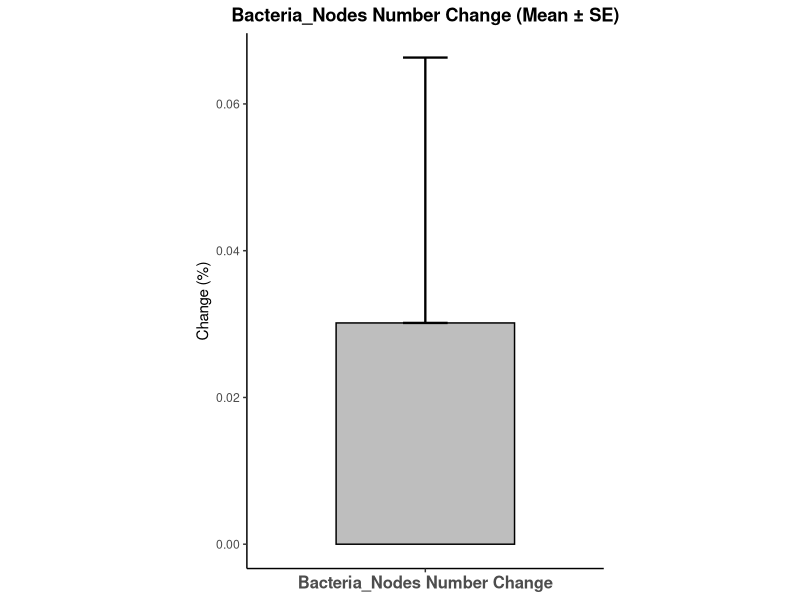
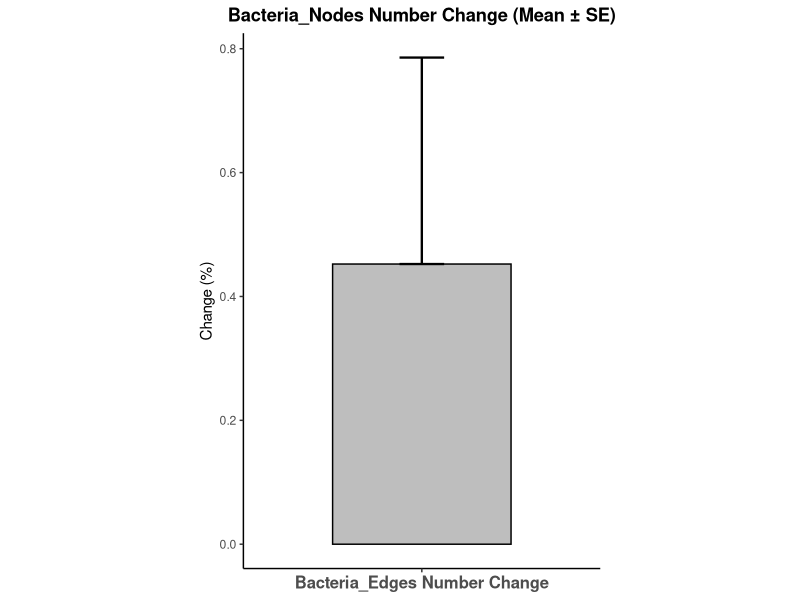
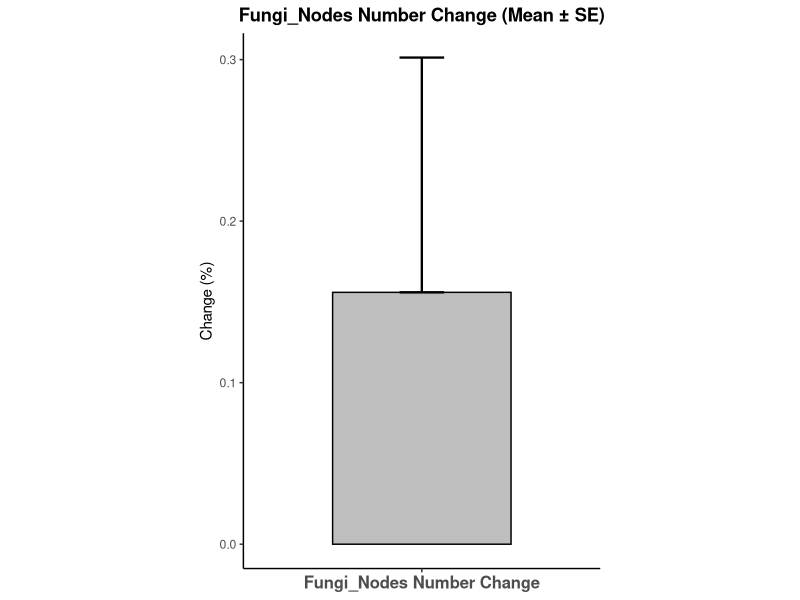
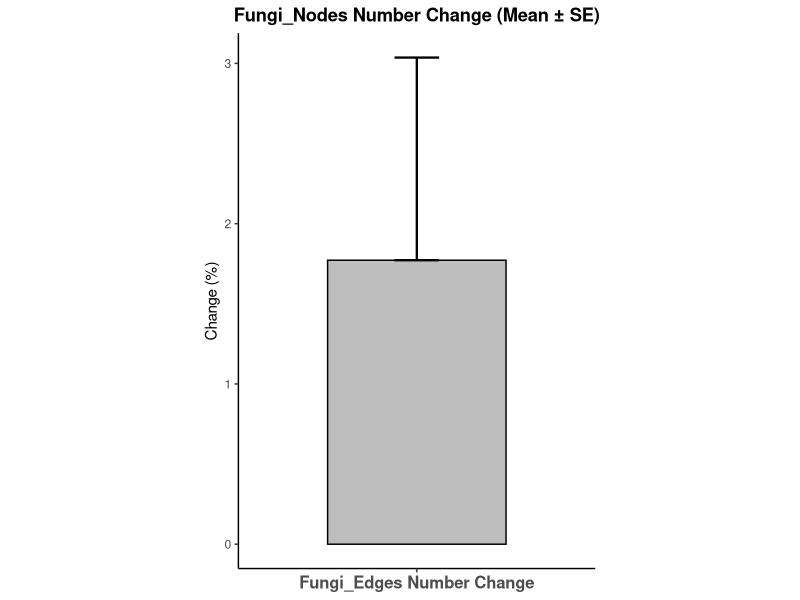
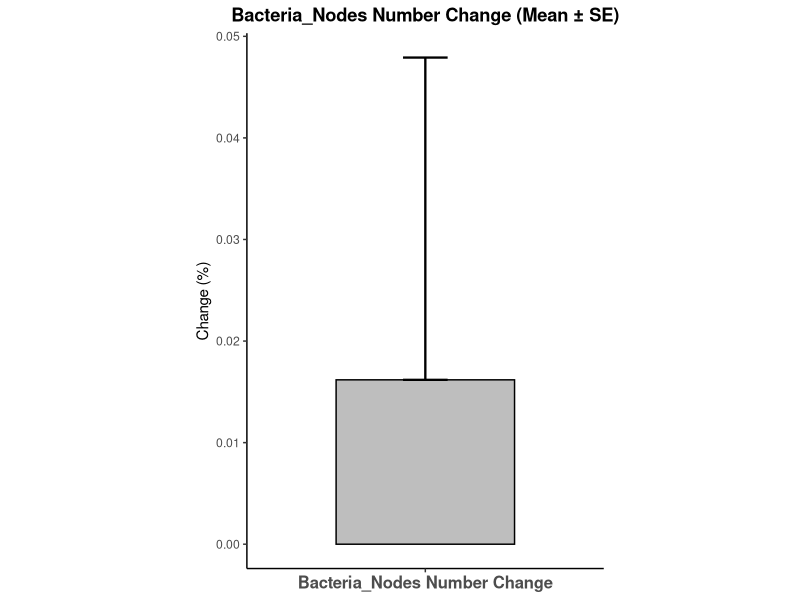
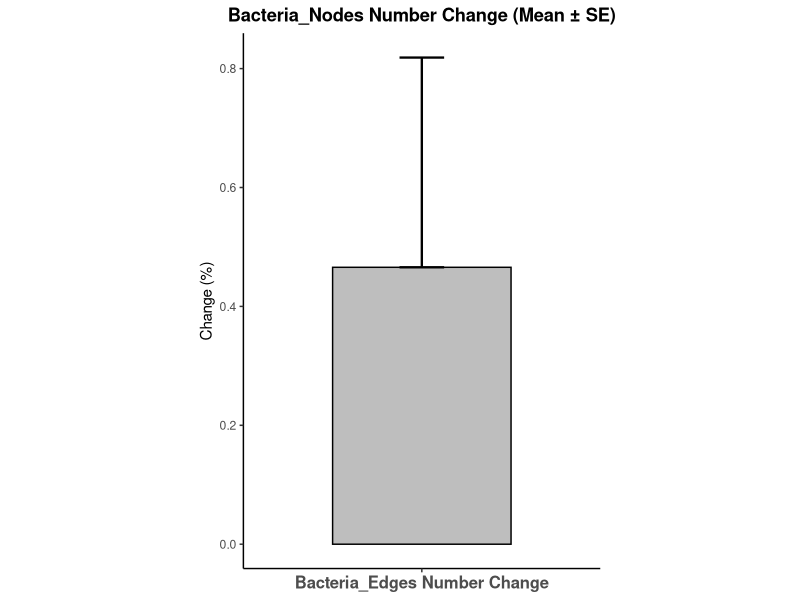
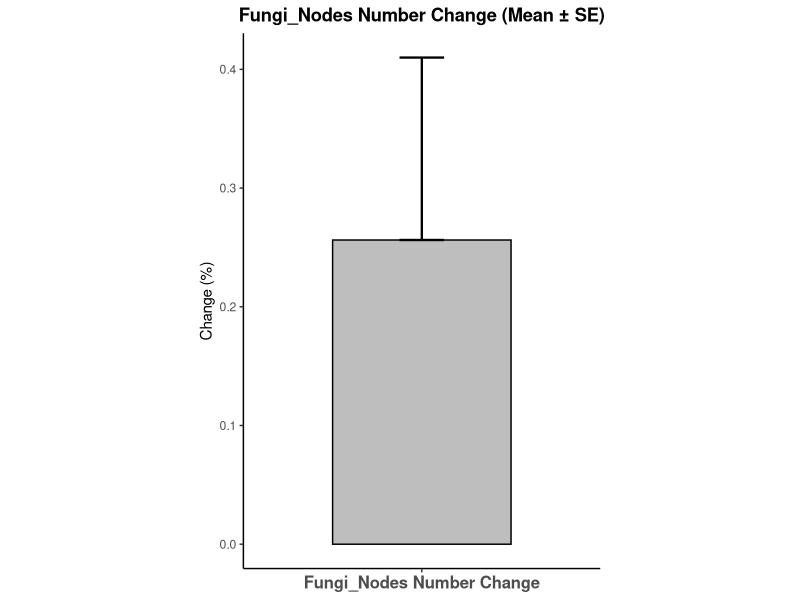
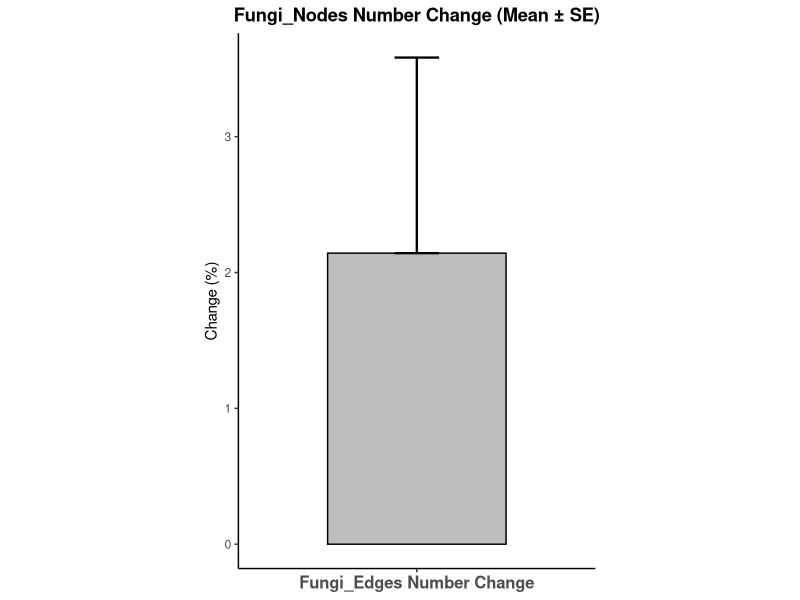

The R script that drew these images, in order:


library(ggplot2)
library(dplyr)

Network_single <- read.table("Network_Single_Only8.txt", header = TRUE, fill = TRUE, stringsAsFactors = FALSE)


# Claculate Mean and SE
summary_data <- Network_single %>%
  summarise(
    Bacteria_mean_nodes = mean(Bacteria_nodes_num_change, na.rm = TRUE),
    Bacteria_se_nodes = sd(Bacteria_nodes_num_change, na.rm = TRUE) / sqrt(sum(!is.na(Bacteria_nodes_num_change))),
    Bacteria_mean_edges = mean(Bacteria_edges_num_change, na.rm = TRUE),
    Bacteria_se_edges = sd(Bacteria_edges_num_change, na.rm = TRUE) / sqrt(sum(!is.na(Bacteria_edges_num_change))),
    Fungi_mean_nodes = mean(Fungi_nodes_num_change, na.rm = TRUE),
    Fungi_se_nodes = sd(Fungi_nodes_num_change, na.rm = TRUE) / sqrt(sum(!is.na(Fungi_nodes_num_change))),
    Fungi_mean_edges = mean(Fungi_edges_num_change, na.rm = TRUE),
    Fungi_se_edges = sd(Fungi_edges_num_change, na.rm = TRUE) / sqrt(sum(!is.na(Fungi_edges_num_change)))
  )

plot_Bacteria_nodes <- data.frame(
  Metric = "Bacteria_Nodes Number Change",
  Mean = summary_data$Bacteria_mean_nodes,
  SE = summary_data$Bacteria_se_nodes
)

plot_Bacteria_edges <- data.frame(
  Metric = "Bacteria_Edges Number Change",
  Mean = summary_data$Bacteria_mean_edges,
  SE = summary_data$Bacteria_se_edges
)

plot_Fungi_nodes <- data.frame(
  Metric = "Fungi_Nodes Number Change",
  Mean = summary_data$Fungi_mean_nodes,
  SE = summary_data$Fungi_se_nodes
)

plot_Fungi_edges <- data.frame(
  Metric = "Fungi_Edges Number Change",
  Mean = summary_data$Fungi_mean_edges,
  SE = summary_data$Fungi_se_edges
)


p1 <- ggplot(plot_Bacteria_nodes, aes(x = Metric, y = Mean)) +
  geom_col(fill = "grey", width = 0.6, color = "black") + 
  geom_errorbar(aes(ymin = Mean, ymax = Mean + SE),
                width = 0.15, linewidth = 0.8) +
  theme_classic() +
  labs(title = "Bacteria_Nodes Number Change (Mean ± SE)", x = NULL, y = "Change (%)") +
  theme(
    axis.text.x = element_text(size = 12, face = "bold"),
    plot.title = element_text(hjust = 0.5, face = "bold"),
    aspect.ratio = 1.5 
  )
print(p1)
ggsave(filename = "Bacteria_Nodes_Change.pdf", plot = p1, width = 3, height = 5)

p2 <- ggplot(plot_Bacteria_edges, aes(x = Metric, y = Mean)) +
  geom_col(fill = "grey", width = 0.6, color = "black") + 
  geom_errorbar(aes(ymin = Mean, ymax = Mean + SE),
                width = 0.15, linewidth = 0.8) +
  theme_classic() +
  labs(title = "Bacteria_Nodes Number Change (Mean ± SE)", x = NULL, y = "Change (%)") +
  theme(
    axis.text.x = element_text(size = 12, face = "bold"),
    plot.title = element_text(hjust = 0.5, face = "bold"),
    aspect.ratio = 1.5 
  )
print(p2)
ggsave(filename = "Bacteria_Edges_Change.pdf", plot = p2, width = 3, height = 5)

p3 <- ggplot(plot_Fungi_nodes, aes(x = Metric, y = Mean)) +
  geom_col(fill = "grey", width = 0.6, color = "black") + 
  geom_errorbar(aes(ymin = Mean, ymax = Mean + SE),
                width = 0.15, linewidth = 0.8) +
  theme_classic() +
  labs(title = "Fungi_Nodes Number Change (Mean ± SE)", x = NULL, y = "Change (%)") +
  theme(
    axis.text.x = element_text(size = 12, face = "bold"),
    plot.title = element_text(hjust = 0.5, face = "bold"),
    aspect.ratio = 1.5 
  )
print(p3)
ggsave(filename = "Fungi_Nodes_Change.pdf", plot = p3, width = 3, height = 5)

p4 <- ggplot(plot_Fungi_edges, aes(x = Metric, y = Mean)) +
  geom_col(fill = "grey", width = 0.6, color = "black") + 
  geom_errorbar(aes(ymin = Mean, ymax = Mean + SE),
                width = 0.15, linewidth = 0.8) +
  theme_classic() +
  labs(title = "Fungi_Nodes Number Change (Mean ± SE)", x = NULL, y = "Change (%)") +
  theme(
    axis.text.x = element_text(size = 12, face = "bold"),
    plot.title = element_text(hjust = 0.5, face = "bold"),
    aspect.ratio = 1.5 
  )
print(p4)
ggsave(filename = "Fungi_Edges_Change.pdf", plot = p4, width = 3, height = 5)






####################################################################  sensitivity analysis

library(ggplot2)
library(dplyr)

Network_single <- read.table("Network_Single_Only8_sensitivity.txt", header = TRUE, fill = TRUE, stringsAsFactors = FALSE)


# Claculate Mean and SE
summary_data <- Network_single %>%
  summarise(
    Bacteria_mean_nodes = mean(Bacteria_nodes_num_change, na.rm = TRUE),
    Bacteria_se_nodes = sd(Bacteria_nodes_num_change, na.rm = TRUE) / sqrt(sum(!is.na(Bacteria_nodes_num_change))),
    Bacteria_mean_edges = mean(Bacteria_edges_num_change, na.rm = TRUE),
    Bacteria_se_edges = sd(Bacteria_edges_num_change, na.rm = TRUE) / sqrt(sum(!is.na(Bacteria_edges_num_change))),
    Fungi_mean_nodes = mean(Fungi_nodes_num_change, na.rm = TRUE),
    Fungi_se_nodes = sd(Fungi_nodes_num_change, na.rm = TRUE) / sqrt(sum(!is.na(Fungi_nodes_num_change))),
    Fungi_mean_edges = mean(Fungi_edges_num_change, na.rm = TRUE),
    Fungi_se_edges = sd(Fungi_edges_num_change, na.rm = TRUE) / sqrt(sum(!is.na(Fungi_edges_num_change)))
  )

plot_Bacteria_nodes <- data.frame(
  Metric = "Bacteria_Nodes Number Change",
  Mean = summary_data$Bacteria_mean_nodes,
  SE = summary_data$Bacteria_se_nodes
)

plot_Bacteria_edges <- data.frame(
  Metric = "Bacteria_Edges Number Change",
  Mean = summary_data$Bacteria_mean_edges,
  SE = summary_data$Bacteria_se_edges
)

plot_Fungi_nodes <- data.frame(
  Metric = "Fungi_Nodes Number Change",
  Mean = summary_data$Fungi_mean_nodes,
  SE = summary_data$Fungi_se_nodes
)

plot_Fungi_edges <- data.frame(
  Metric = "Fungi_Edges Number Change",
  Mean = summary_data$Fungi_mean_edges,
  SE = summary_data$Fungi_se_edges
)


p1 <- ggplot(plot_Bacteria_nodes, aes(x = Metric, y = Mean)) +
  geom_col(fill = "grey", width = 0.6, color = "black") + 
  geom_errorbar(aes(ymin = Mean, ymax = Mean + SE),
                width = 0.15, linewidth = 0.8) +
  theme_classic() +
  labs(title = "Bacteria_Nodes Number Change (Mean ± SE)", x = NULL, y = "Change (%)") +
  theme(
    axis.text.x = element_text(size = 12, face = "bold"),
    plot.title = element_text(hjust = 0.5, face = "bold"),
    aspect.ratio = 1.5 
  )
print(p1)
ggsave(filename = "Bacteria_Nodes_Change_sensitivity.pdf", plot = p1, width = 3, height = 5)

p2 <- ggplot(plot_Bacteria_edges, aes(x = Metric, y = Mean)) +
  geom_col(fill = "grey", width = 0.6, color = "black") + 
  geom_errorbar(aes(ymin = Mean, ymax = Mean + SE),
                width = 0.15, linewidth = 0.8) +
  theme_classic() +
  labs(title = "Bacteria_Nodes Number Change (Mean ± SE)", x = NULL, y = "Change (%)") +
  theme(
    axis.text.x = element_text(size = 12, face = "bold"),
    plot.title = element_text(hjust = 0.5, face = "bold"),
    aspect.ratio = 1.5 
  )
print(p2)
ggsave(filename = "Bacteria_Edges_Change_sensitivity.pdf", plot = p2, width = 3, height = 5)

p3 <- ggplot(plot_Fungi_nodes, aes(x = Metric, y = Mean)) +
  geom_col(fill = "grey", width = 0.6, color = "black") + 
  geom_errorbar(aes(ymin = Mean, ymax = Mean + SE),
                width = 0.15, linewidth = 0.8) +
  theme_classic() +
  labs(title = "Fungi_Nodes Number Change (Mean ± SE)", x = NULL, y = "Change (%)") +
  theme(
    axis.text.x = element_text(size = 12, face = "bold"),
    plot.title = element_text(hjust = 0.5, face = "bold"),
    aspect.ratio = 1.5 
  )
print(p3)
ggsave(filename = "Fungi_Nodes_Change_sensitivity.pdf", plot = p3, width = 3, height = 5)

p4 <- ggplot(plot_Fungi_edges, aes(x = Metric, y = Mean)) +
  geom_col(fill = "grey", width = 0.6, color = "black") + 
  geom_errorbar(aes(ymin = Mean, ymax = Mean + SE),
                width = 0.15, linewidth = 0.8) +
  theme_classic() +
  labs(title = "Fungi_Nodes Number Change (Mean ± SE)", x = NULL, y = "Change (%)") +
  theme(
    axis.text.x = element_text(size = 12, face = "bold"),
    plot.title = element_text(hjust = 0.5, face = "bold"),
    aspect.ratio = 1.5 
  )
print(p4)
ggsave(filename = "Fungi_Edges_Change_sensitivity.pdf", plot = p4, width = 3, height = 5)
